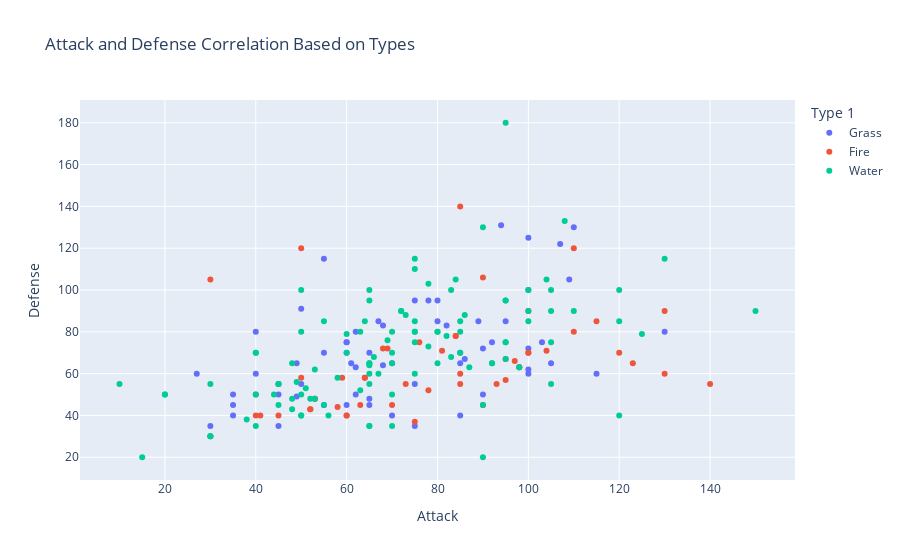

Write notebook code for a chart like this one.
### Code cell
import plotly.express as px

fig = px.scatter(basic_df, x="Attack", y="Defense", color="Type 1",
                 title="Attack and Defense Correlation Based on Types")

fig.show()

### Figure 1 — Plotly figure (JSON) as saved in the notebook; plotly's stock layout.template omitted (floating-point values rounded to 4 significant figures)
{"data": [{"hovertemplate": "Type 1=Grass<br>Attack=%{x}<br>Defense=%{y}<extra></extra>", "legendgroup": "Grass", "marker": {"color": "#636efa", "symbol": "circle"}, "mode": "markers", "name": "Grass", "orientation": "v", "showlegend": true, "type": "scatter", "x": [49, 62, 82, 50, 65, 80, 75, 90, 105, 40, 95, 55, 49, 62, 80, 35, 45, 55, 30, 75, 45, 65, 85, 40, 70, 100, 40, 130, 60, 85, 115, 68, 68, 89, 109, 30, 70, 35, 60, 100, 62, 92, 100, 110, 100, 103, 45, 60, 75, 53, 98, 27, 67, 35, 60, 86, 55, 85, 50, 94, 90, 61, 78, 107, 65, 100], "xaxis": "x", "y": [49, 63, 83, 55, 70, 85, 35, 50, 65, 80, 85, 115, 65, 80, 95, 40, 50, 70, 30, 55, 35, 45, 65, 50, 40, 60, 60, 80, 45, 40, 60, 83, 64, 85, 105, 35, 65, 45, 70, 72, 50, 75, 125, 130, 100, 75, 55, 75, 95, 48, 63, 60, 85, 50, 75, 67, 45, 70, 91, 131, 72, 65, 95, 122, 48, 62], "yaxis": "y"}, {"hovertemplate": "Type 1=Fire<br>Attack=%{x}<br>Defense=%{y}<extra></extra>", "legendgroup": "Fire", "marker": {"color": "#EF553B", "symbol": "circle"}, "mode": "markers", "name": "Fire", "orientation": "v", "showlegend": true, "type": "scatter", "x": [52, 64, 84, 41, 76, 70, 110, 85, 100, 95, 130, 100, 52, 64, 84, 40, 50, 75, 115, 130, 60, 85, 120, 60, 100, 85, 58, 78, 104, 95, 90, 63, 93, 123, 53, 98, 90, 140, 30, 97, 45, 59, 69, 73, 81, 50, 68, 110], "xaxis": "x", "y": [43, 58, 78, 40, 75, 45, 80, 55, 70, 57, 60, 90, 43, 58, 78, 40, 120, 37, 85, 90, 40, 60, 70, 40, 70, 140, 44, 52, 71, 67, 106, 45, 55, 65, 48, 63, 45, 55, 105, 66, 40, 58, 72, 55, 71, 58, 72, 120], "yaxis": "y"}, {"hovertemplate": "Type 1=Water<br>Attack=%{x}<br>Defense=%{y}<extra></extra>", "legendgroup": "Water", "marker": {"color": "#00cc96", "symbol": "circle"}, "mode": "markers", "name": "Water", "orientation": "v", "showlegend": true, "type": "scatter", "x": [48, 63, 83, 52, 82, 50, 65, 95, 40, 70, 65, 75, 45, 70, 65, 95, 105, 130, 40, 65, 67, 92, 45, 75, 10, 125, 85, 65, 65, 80, 105, 38, 58, 20, 50, 75, 45, 85, 75, 95, 55, 65, 105, 40, 95, 75, 70, 85, 110, 30, 50, 70, 30, 50, 90, 120, 70, 90, 48, 78, 80, 120, 15, 60, 64, 104, 84, 90, 30, 100, 150, 51, 66, 86, 65, 105, 48, 83, 49, 69, 20, 120, 80, 100, 55, 75, 100, 53, 98, 50, 65, 95, 92, 78, 108, 44, 87, 40, 60, 75, 72, 72, 56, 63, 95, 53, 73], "xaxis": "x", "y": [65, 80, 100, 48, 78, 40, 65, 95, 35, 65, 65, 110, 55, 80, 100, 180, 90, 115, 70, 95, 60, 65, 55, 85, 55, 79, 80, 60, 64, 80, 100, 38, 58, 50, 80, 75, 45, 85, 80, 75, 85, 35, 75, 70, 95, 115, 50, 70, 90, 30, 50, 70, 30, 100, 20, 40, 35, 45, 43, 73, 65, 85, 20, 79, 85, 105, 105, 130, 55, 90, 90, 53, 68, 88, 35, 55, 48, 68, 56, 76, 50, 100, 80, 100, 45, 60, 85, 48, 63, 40, 55, 75, 65, 103, 133, 50, 63, 50, 70, 80, 90, 90, 40, 52, 67, 62, 88], "yaxis": "y"}], "layout": {"legend": {"title": {"text": "Type 1"}, "tracegroupgap": 0}, "title": {"text": "Attack and Defense Correlation Based on Types"}, "xaxis": {"anchor": "y", "domain": [0, 1], "title": {"text": "Attack"}}, "yaxis": {"anchor": "x", "domain": [0, 1], "title": {"text": "Defense"}}}}
